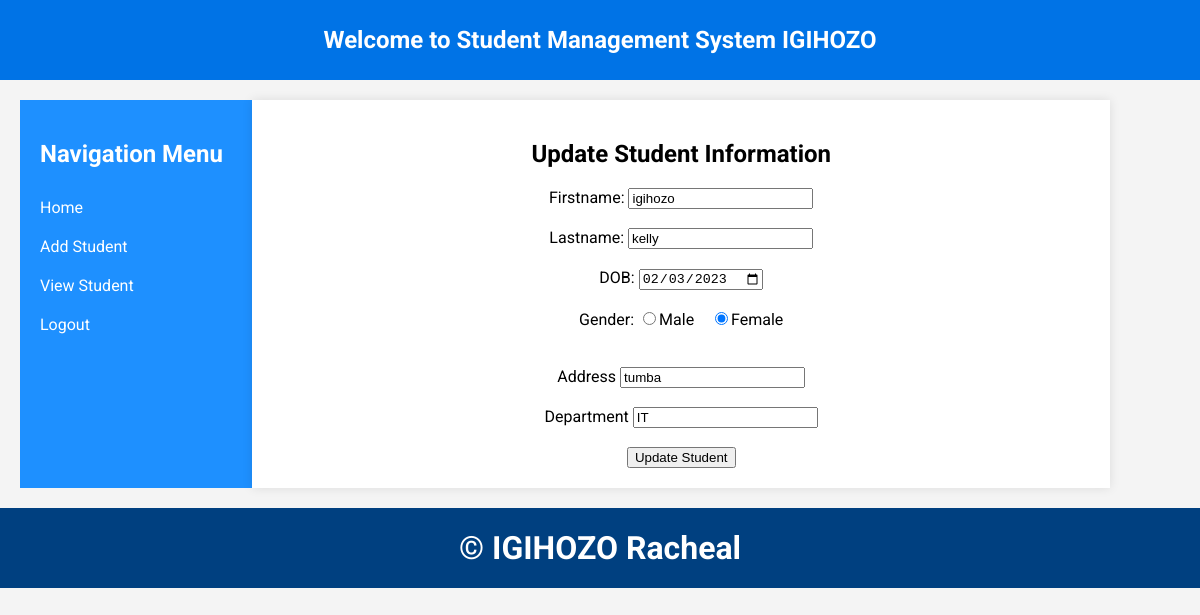
/update.php?id=5 (signed in), run on the app's committed database.
### tables this page shows
CREATE TABLE `add_student` (
  `id` int(11) NOT NULL,
  `firstname` varchar(50) NOT NULL,
  `lastname` varchar(50) NOT NULL,
  `dob` date NOT NULL,
  `gender` varchar(6) NOT NULL,
  `address` varchar(50) NOT NULL,
  `department` varchar(50) NOT NULL
);

### update.php (the view, shortened to what this page needs)
<?php
require 'connection.php';
if(isset($_SESSION['Username'])){
    $Username=$_SESSION['Username'];
}
else{
    header("location:index.php");
}
?>
<!DOCTYPE html>
<html>
<head>
</head>
<body>
    <div class="header">
    <h2>Welcome to Student Management System
    <?php echo $Username; ?>
    </h2>
    </div>
    <div class="body">
    <div class="nav">
        <h2>Navigation Menu</h2>
		<ul>
			<li><a href="home.php">Home</a></li>
			<li><a href="Add_Student.php">Add Student</a></li>
				<li><a href="View_student.php">View Student</a></li>
					<li><a href="logout.php">Logout</a></li>
		</ul>
    </div>
    <div class="nav2">
        <?php
        $id=$_GET['id'];
        $select="SELECT * FROM add_student WHERE id=$id";
        $q=mysqli_query($conn,$select);
        while($row=mysqli_fetch_assoc($q)){
        ?>
        <center>
            <form action="#" method="POST">
            <h2>Update Student Information</h2>
                    <label>Firstname:</label>
                    <input type="text" name="firstname" required value="<?php echo $row['firstname']; ?>"><br><br>
                    <label>Lastname:</label>
                    <input type="text" name="lastname" required value="<?php echo $row['lastname']; ?>"><br><br>
                    <label>DOB:</label>
                    <input type="date" name="dob" required value="<?php echo $row['dob'] ?>"><br><br>
                    <label>Gender:</label>
                    <input type="radio" name="gender" value="Male"<?php if(isset($row['gender']) && $row['gender']=='Male')echo 'checked' ;  ?>>Male &nbsp;&nbsp;
                    <input type="radio" name="gender" value="Female"<?php if(isset($row['gender'])&& $row['gender']=='Female')echo 'checked'; ?>>Female<br><br><br>
                    <label>Address</label>
                     <input type="text" name="address" required value="<?php echo $row['address']; ?>"><br><br>
                    <th>Department</th>
                    <input type="text" name="department"  required value="<?php echo $row['department']; ?>"><br><br>
                <input type="submit" name="update" value="Update Student">
                </form>
        </center>
        <?php } ?>
    </div>
    </div>
    <div class="footer">
    <center>
        <h1>&copy; IGIHOZO Racheal</h1>
    </center>
    </div>
</body>
</html>

### update.php (style rules this page uses)
body { font-family: 'Roboto', sans-serif; margin: 0; padding: 0; background-color: #f4f4f4; }
.header { width: 100%; height: 80px; background-color: #0073e6; color: white; display: flex; align-items: center; justify-content: center; }
.nav { width: 20%; background-color: #1e90ff; color: white; padding: 20px; box-sizing: border-box; float: left; }
.nav ul { list-style-type: none; padding: 0; }
.nav ul li { padding: 10px 0; }
.nav ul li a { color: white; text-decoration: none; display: block; transition: background-color 0.3s; }
.nav2 { width: 74%; background-color: white; padding: 20px; box-sizing: border-box; float: left; box-shadow: 0 0 10px rgba(0, 0, 0, 0.1); }
.body { display: flex; width: 100%; box-sizing: border-box; margin: 0 auto; padding: 20px; }
.footer { width: 100%; height: 80px; background-color: #004080; color: white; display: flex; align-items: center; justify-content: center; position: relative; clear: both; }

### data on the page
add_student: firstname "igihozo", lastname "kelly", dob "02/03/2023", gender "☑", address "tumba", department "IT"

### other printed values
$Username "IGIHOZO"
